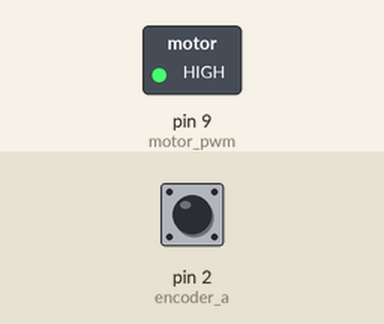
Bench run of a sketch on a simulated Arduino Uno, built with avr-gcc and run on an emulated ATmega328P. Shown: switched loads named in the sketch (green lamp = pin HIGH). The inputs (shaded band) are chosen by the test bench; at power-on: pin 2 (encoder_a) HIGH. What the sketch prints to the serial monitor is not drawn.

Above: at 0.3 s.
Timing chart, 0 to 1.8 s (numbered marks = the images above):
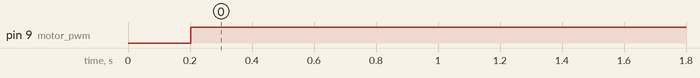

Measured:
- by itself, pin 9 (motor_pwm): LOW → HIGH at 0.20 s

The sketch:

MotorContorl.ino
```cpp
// init pins
int motor_pwm = 9;
int encoder_a = 2;
int encoder_b = 3;

// encoder params
const int encoder_ppr = 12;
volatile int encoder_pulses = 0;
float current_speed = 0.0;
int pwm_signal;

// time params
unsigned long time_now;
unsigned long time_start;
unsigned long time_elapsed;
unsigned int time_step = 200; //ms

// control parameters
double p = 20.0;
double i = 0.0;
double d = 0.0;
double set_point = 50; // deg/s
double error = 0.0;
double error_last = 0.0;
double error_accum = 0.0;
double action = 0.0;

void setup()
{
  Serial.begin(9600);
  pinMode(motor_pwm, OUTPUT);
  attachInterrupt(digitalPinToInterrupt(encoder_a), countA, CHANGE);
}

void loop()
{
  time_now = millis();
  time_elapsed = time_now - time_start;

  // control loop each time step
  if (time_elapsed > time_step)
  {
    // get current speed
    current_speed = (encoder_pulses * 180.0 * 1000.0)/ (1.0 * encoder_ppr * time_elapsed); // deg/s
    encoder_pulses = 0;

    // calculate error
    error = set_point - current_speed;
    error_accum += error;

    //calculate the control action
    action = p * error + i * (((error + error_last) / 2.0 + error_accum) * time_elapsed) + d * ((error - error_last) / 1.0 * time_elapsed);

    Serial.println(action);
    pwm_signal = int(constrain(action, 0, 255));
    analogWrite(motor_pwm, pwm_signal);


    error_last = error;
    time_start = time_now;
  }
}
void countA()
{
  encoder_pulses++;
}
```
